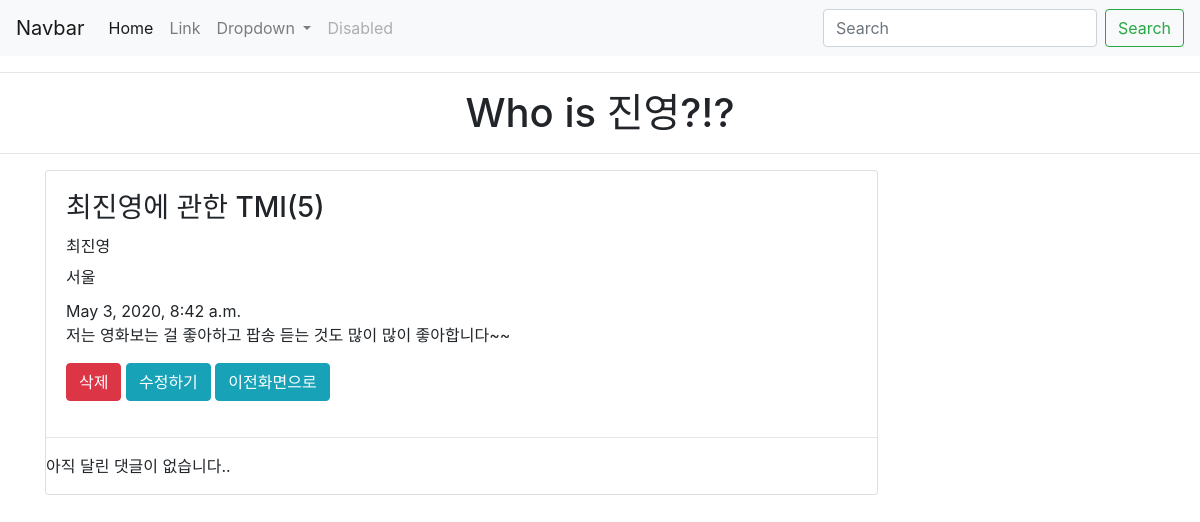
The page /blog/7 on the database its author committed.
### myapp/models.py (models this page shows, shortened)
class Blog(models.Model):
    title = models.CharField(max_length = 200)
    name = models.CharField(max_length = 40)
    location = models.CharField(max_length=40)
    pub_date = models.DateTimeField('date published')
    body = models.TextField()

### myapp/views.py (the view)
# urls.py: path('blog/<int:blog_id>', myapp.views.detail, name = "detail"),
def detail(request, blog_id):
    details = get_object_or_404(Blog, pk = blog_id)
    return render(request, 'detail.html', {'details': details})

### myapp/templates/detail.html (shortened to what this page needs)
{% extends 'base.html' %}
{% block contents %}
<div class="card w-75">
    <div class="card-body">
        <h3 class="card-title">{{details.title}}</h3>
        <h6 class="card-title">{{details.name}}</h6>
        <h6 class="card-title">{{details.location}}</h6>
        {{details.pub_date}}
        <p class="card-text">{{details.body}}</p>
        <button type="button" class="btn btn-danger" data-toggle="modal" data-target="#exampleModal">
            삭제
        </button>
        <a href="{% url 'edit' details.id %}"><button type="button" class="btn btn-info">수정하기</button></a>
        <a href="{% url 'profile' %}"><button type="button" class="btn btn-info">이전화면으로</button></a>
    </div>
    <hr>
    {% for comment in post.comments.all %}
    <div class="comment">
        <div class="date">{{ comment.pub_date }}</div>
        <strong>{{ comment.author }}</strong>
        <p>{{ comment.text|linebreaks }}</p>
    </div>
    {% empty %}
    <p>아직 달린 댓글이 없습니다..</p>
    {% endfor %}
</div>
{% endblock %}

### rows shown on the page
Blog: title "최진영에 관한 TMI(5)", name "최진영", location "서울", pub_date "May 3, 2020, 8:42 a.m.", body "저는 영화보는 걸 좋아하고 팝송 듣는 것도 많이 많이 좋아합니다~~"
